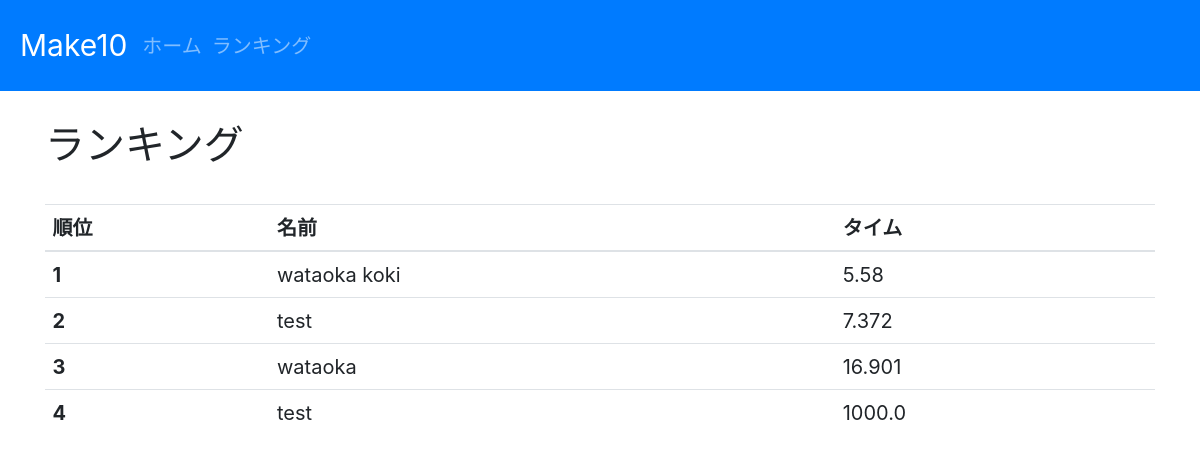
Before: /ranking with the older database file.
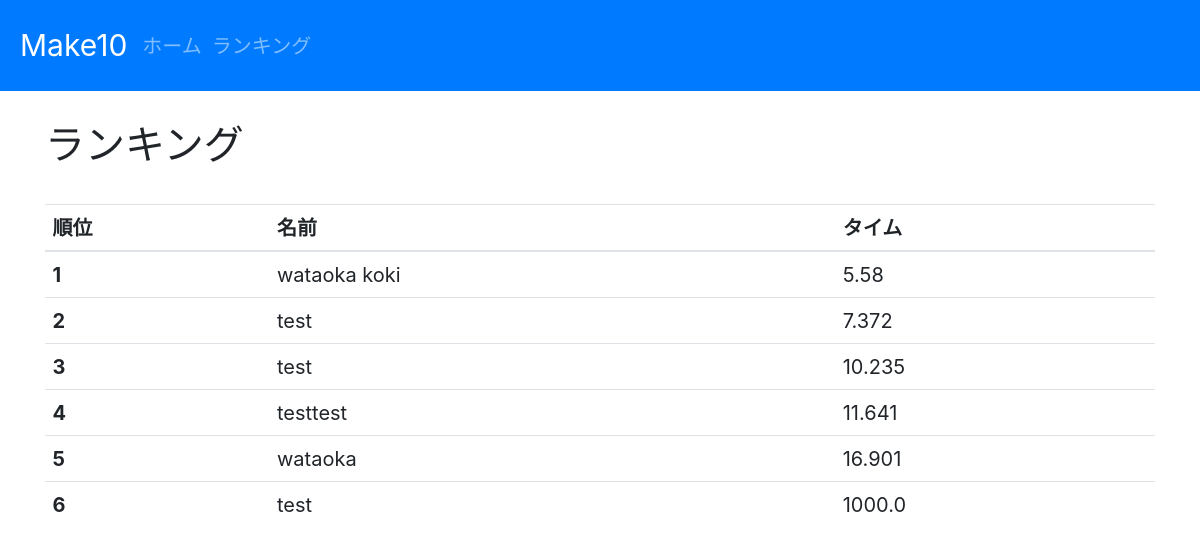
After: the same page with the newer database file.
### make10/models.py (models this page shows)
class Record(models.Model):
    name = models.CharField(max_length=25)
    time = models.FloatField()

### make10/views.py (the view)
# urls.py: path('ranking', views.ranking, name='ranking')
def ranking(request):
    all_records = Record.objects.all().order_by("time")
    context = {"all_records": all_records}
    return render(request, "make10/ranking.html", context=context)

### make10/templates/make10/ranking.html
{% extends 'make10/base.html' %}
{% block content %}
<div class="container">
    <br>
    <h1>ランキング</h1>
    <br>
    <table class="table">
            <thead>
                <tr>
                    <th>順位</th>
                    <th>名前</th>
                    <th>タイム</th>
                </tr>
            </thead>
            <tbody>
                {% for record in all_records %}
                <tr>
                    <th>{{ forloop.counter }}</th>
                    <td>{{ record.name }}</td>
                    <td>{{ record.time }}</td>
                </tr>
                {% endfor %}
            </tbody>
        </table>
</div>
{% endblock %}

Changed rows visible on the page:
added Record: name "test", time "10.235"
added Record: name "testtest", time "11.641"
